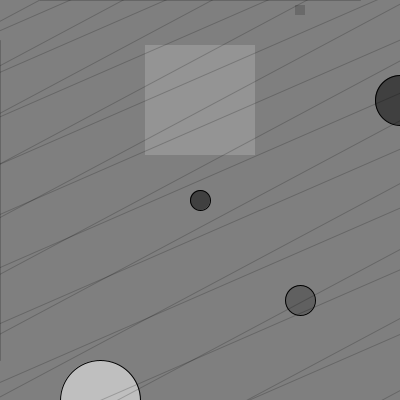
Frame 1 (no input)
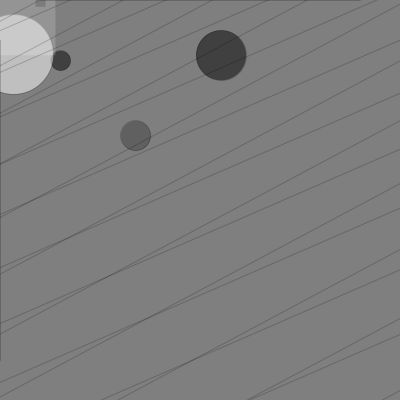
Frame 60 (the mouse pressed at the canvas centre just before this capture)
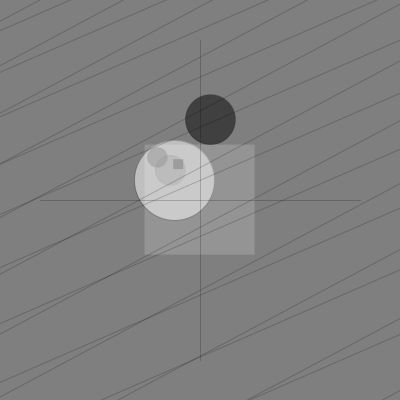
Frame 120 (the mouse held since frame 60 and released just before this capture)

The Processing sketch that drew these frames (run headless with seeded random() and noise(); from frame 60 on, the mouse is pressed at the canvas centre):

// Processing sketch: processing_125507
// ── processing_125507.pde

float x = 200;
float y = 200;

float x1 = 300;
float y1 = 300;

float x2 = 400;
float y2 = 100;

float x3 = 100;
float y3 = 400;

float x4 = 200;
float y4 = 100;

float x5 = 300;
float y5 = 10;


void setup() {
  size(400, 400);
  rectMode(CENTER);
}


void draw() {
  background(255/2);
  fill(0, 255/2);
  ellipse(x, y, 20, 20);

  x = (mouseX - x) /50 + x;
  y = (mouseY - y) /50 + y;


  fill(0, 255/4);
  ellipse(x1, y1, 30, 30);

  x1 = (mouseX - x1) /75 + x1;
  y1 = (mouseY - y1) /75 + y1;

  fill(0, 255/2);
  ellipse(x2, y2, 50, 50);

  x2 = (mouseX - x2) /100 + x2;
  y2 = (mouseY - y2) /100 + y2;

  fill(255, 255/2);
  ellipse(x3, y3, 80, 80);

  x3 = (mouseX - x3) /30 + x3;
  y3 = (mouseY - y3) /30 + y3;

  noStroke();
  fill(255, 255/6);
  rect(x4, y4, 110, 110);
  x4 = (mouseX - x4) /10 + x4;
  y4 = (mouseY - y4) /10 + y4;

  fill(0, 255/6);
  rect(x5, y5, 10, 10);
  x5 = (mouseX - x5) /30 + x5;
  y5 = (mouseY - y5) /35 + y5;

  //hintergrund
  stroke(0, 50);
  strokeWeight(1);
  for (int s = 0; s < 50; s++) {
    line(pow(s, 2)-600, pow(s, 2)+10, pow(s, 2)+800, pow(s, 2)-600);
  }

  for (int s1 = 0; s1 < 50; s1++) {
    line(pow(s1, 2)-600, pow(s1, 2)+40, pow(s1, 2)+600, pow(s1, 2)-600);
  }
  //linie
  line(40, mouseY, 360, mouseY);
  line(mouseX, 360, mouseX, 40);
}
